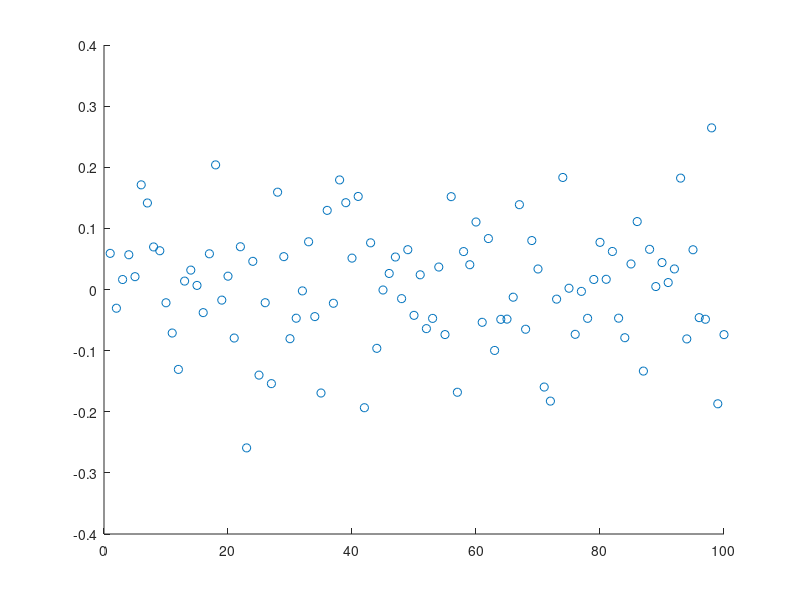
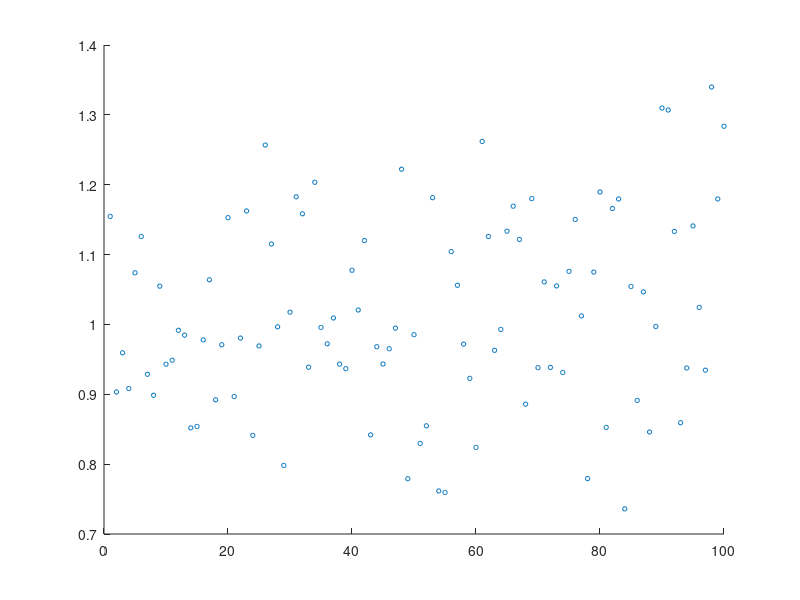

These charts were generated, in order, by the following MATLAB code:
clc
clear all
close all
for i = 1:100
wi(:,i) = randn(100,1);
end
for i = 1:100
Average(i) = mean(wi(:,i));
Variance(i) = var(wi(:,i));
num_iter(i) = i 
end
figure
scatter(num_iter,Average)
xlim([0 100])
figure
scatter(num_iter,Variance,10)